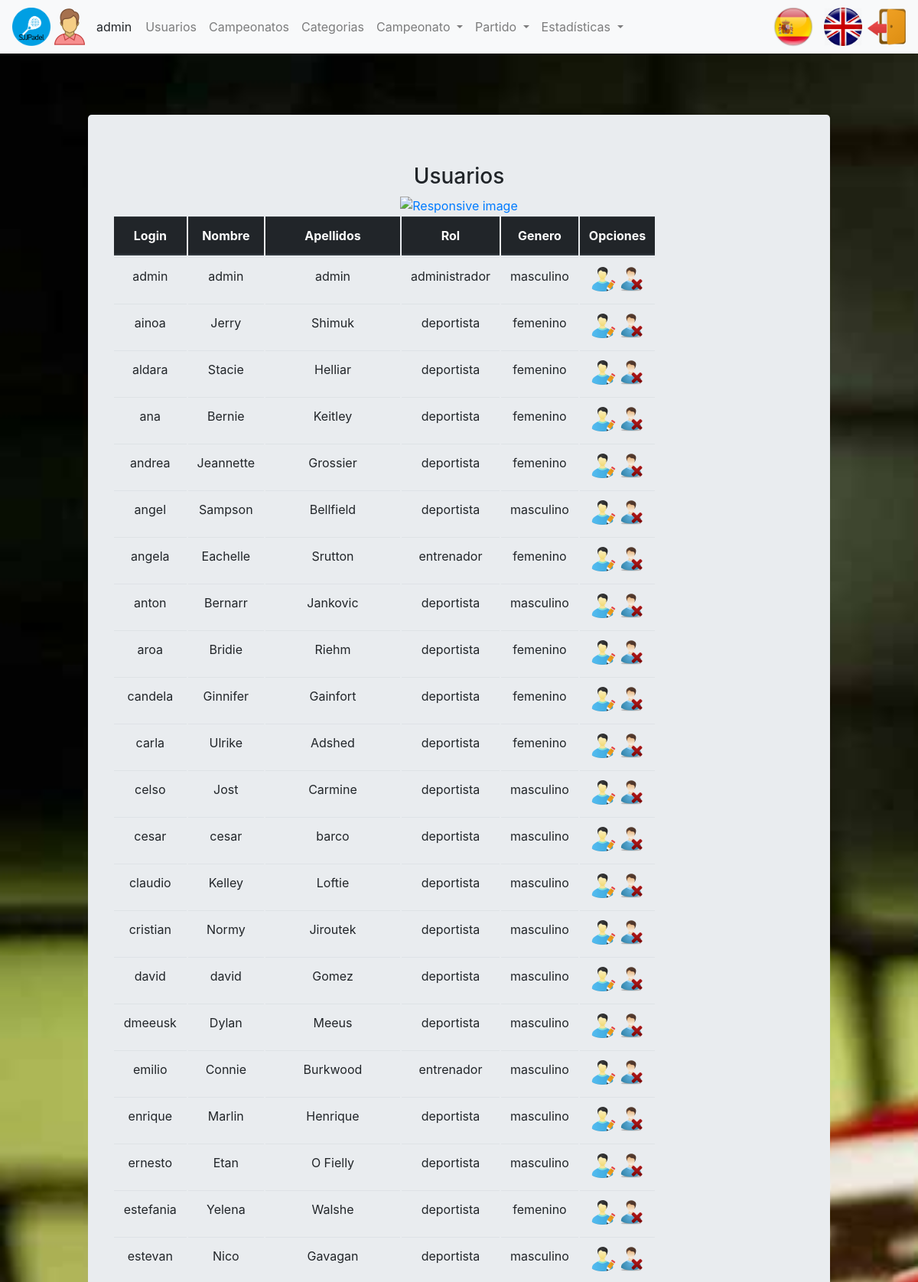
Screenshot of /index.php?controller=users&action=showall (signed in, upper part) with the database file from the repository.
### tables this page shows
CREATE TABLE `usuario` (
  `login` varchar(20) NOT NULL,
  `nombre` varchar(20) NOT NULL,
  `apellidos` varchar(45) DEFAULT NULL,
  `pass` varchar(20) DEFAULT NULL,
  `rol` char(1) DEFAULT NULL,
  `genero` varchar(10) DEFAULT NULL
);

### core/ViewManager.php (called while the page is built, shortened)
<?php
class ViewManager
{
    private $fragmentContents = array();
    private $variables = array();
    private $currentFragment = self::DEFAULT_FRAGMENT;
    private $layout = "default";
    private function saveCurrentFragment()
    {
        $this->fragmentContents[$this->currentFragment] .= ob_get_contents();
    }
    public function moveToFragment($name)
    {
        $this->currentFragment = $name;
    }
    public function getFragment($fragment, $default = "")
    {
        if (! isset($this->fragmentContents[$fragment])) {
            return $default;
        }
        return $this->fragmentContents[$fragment];
    }
    public function setVariable($varname, $value, $flash = false)
    {
        $this->variables[$varname] = $value;
    }
    public function getVariable($varname, $default = NULL)
    {
        if (! isset($this->variables[$varname])) {
            return $default;
        }
        return $this->variables[$varname];
    }
    public function render($controller, $viewname)
    {
        include (__DIR__ . "/../view/$controller/$viewname.php");
        $this->renderLayout();
    }
    private function renderLayout()
    {
        include (__DIR__ . "/../view/layouts/" . $this->layout . ".php");
    }
    private static $viewmanager_singleton = NULL;
    public static function getInstance()
    {
        if (self::$viewmanager_singleton == null) {
            self::$viewmanager_singleton = new ViewManager();
        }
        return self::$viewmanager_singleton;
    }
}

### controller/UsersController.php (called while the page is built, shortened)
<?php
require_once (__DIR__ . "/../core/ViewManager.php");
require_once (__DIR__ . "/../core/I18n.php");
require_once (__DIR__ . "/../model/User.php");
require_once (__DIR__ . "/../model/UserMapper.php");
require_once (__DIR__ . "/../controller/BaseController.php");
class UsersController extends BaseController
{
    public function __construct()
    {
        parent::__construct();
    }
    public function showall()
    {
        $userMapper = new UserMapper();
        $usuarios = $userMapper->getUsuarios();
        $this->view->setVariable("usuarios", $usuarios);
        $this->view->render("users", "showall");
    }
}

### index.php (called while the page is built, shortened)
<?php
function run()
{
    try {
        $controller = loadController($_GET["controller"]);
        $actionName = $_GET["action"];
        $controller->$actionName();
    } catch (Exception $ex) {
        die("An exception occured!!!!!" . $ex->getMessage());
    }
}
function loadController($controllerName)
{
    return new $controllerClassName();
}
run();
?>

### core/I18n.php (called while the page is built, shortened)
<?php
class I18n
{
    private $messages;
    public function setLanguage($language)
    {
        $this->messages = $i18n_messages;
    }
    public function i18n($key)
    {
        if (isset($this->messages[$key])) {
            return $this->messages[$key];
        } else {
            return $key;
        }
    }
    private static $i18n_singleton = null;
    public static function getInstance()
    {
        if (self::$i18n_singleton == NULL) {
            self::$i18n_singleton = new I18n();
        }
        return self::$i18n_singleton;
    }
}
function i18n($key)
{
    return I18n::getInstance()->i18n($key);
}

### model/User.php (called while the page is built, shortened)
<?php
class User
{
    private $login;
    private $username;
    private $surname;
    private $rol;
    private $gender;
    public function __construct($login = NULL, $username = NULL, $surname = NULL, $pass = NULL, $rol = NULL, $gender = NULL)
    {
        $this->login = $login;
        $this->username = $username;
        $this->surname = $surname;
        $this->rol = $rol;
        $this->gender = $gender;
    }
    public function getLogin()
    {
        return $this->login;
    }
    public function getUsername()
    {
        return $this->username;
    }
    public function getSurname()
    {
        return $this->surname;
    }
    public function getRol()
    {
        return $this->rol;
    }
    public function getGender()
    {
        return $this->gender;
    }
}

### model/UserMapper.php (called while the page is built, shortened)
<?php
require_once (__DIR__ . "/../core/PDOConnection.php");
class UserMapper
{
    private $db;
    public function __construct()
    {
        $this->db = PDOConnection::getInstance();
    }
    public function getDatos($login)
    {
        $stmt = $this->db->prepare("SELECT * FROM usuario where login=?");
        $stmt->execute(array(
            $login
        ));
        $toret_db = $stmt->fetchAll(PDO::FETCH_ASSOC);
        $user = null;
        foreach ($toret_db as $datos) {
            $user = new User($datos['login'], $datos['nombre'], $datos['apellidos'], $datos['pass'], $datos['rol'], $datos['genero']);
        }
        return $user;
    }
    public function getUsuarios()
    {
        $stmt = $this->db->query("SELECT *
								  FROM   usuario");
        $toret_db = $stmt->fetchAll(PDO::FETCH_ASSOC);
        $users = array();
        foreach ($toret_db as $user) {
            array_push($users, new User($user['login'], $user['nombre'], $user['apellidos'], $user['pass'], $user['rol'], $user['genero']));
        }
        return $users;
    }
}

### core/PDOConnection.php (called while the page is built)
<?php
class PDOConnection
{
    private static $dbhost = "localhost";
    private static $dbname = "sjjpadel";
    private static $dbuser = "abp";
    private static $dbpass = "abp";
    private static $db_singleton = null;
    public static function getInstance()
    {
        if (self::$db_singleton == null) {
            self::$db_singleton = new PDO("mysql:host=" . self::$dbhost . ";dbname=" . self::$dbname . ";charset=utf8",
            self::$dbuser, self::$dbpass, array(
                PDO::ATTR_EMULATE_PREPARES => false,
                PDO::ATTR_ERRMODE => PDO::ERRMODE_EXCEPTION
            ));
        }
        return self::$db_singleton;
    }
}
?>

### controller/BaseController.php (called while the page is built, shortened)
<?php
require_once (__DIR__ . "/../core/ViewManager.php");
require_once (__DIR__ . "/../core/I18n.php");
require_once (__DIR__ . "/../model/User.php");
require_once (__DIR__ . "/../model/UserMapper.php");
class BaseController
{
    public function __construct()
    {
        if (isset($_SESSION["currentuser"])) {
            $userMapper = new UserMapper();
            $datosUser = $userMapper->getDatos($_SESSION["currentuser"]);
        }
    }
}

### view/users/showall.php (the view, shortened to what this page needs)
<?php
require_once (__DIR__ . "/../../core/ViewManager.php");
$view = ViewManager::getInstance();
$usuarios = $view->getVariable("usuarios");
$cabecera = array(
    "Login",
    "Name",
    "Surname",
    "Rol",
    "Gender"
);
?>
<h3><?= i18n("Users"); ?></h3>
<a href="index.php?controller=users&amp;action=add"> <img
	src="images/addUser.png" class="img-fluid" alt="Responsive image">
</a>
<table class="table table-responsive">
	<thead class="thead-dark">
		<tr>
      <?php foreach($cabecera as $valor) { ?>
        <th scope="col">
          <?php echo i18n($valor); ?>
        </th>
      <?php } ?>
      <th scope="col" colspan="2">
        <?= i18n("Options"); ?>
      </th>
		</tr>
	</thead>
	<tbody>
      <?php foreach($usuarios as $user) { ?>
        <tr>
			<td>
              <?php echo $user->getLogin() ; ?>
            </td>
			<td>
              <?php echo $user->getUsername() ; ?>
            </td>
			<td>
              <?php echo $user->getSurname() ; ?>
            </td>
			<td>
              <?php echo i18n($user->getRol()) ; ?>
            </td>
			<td>
              <?php echo i18n($user->getGender()) ; ?>
            </td>
			<td><a
				href="index.php?controller=users&amp;action=edit&amp;login=<?php echo $user->getLogin() ?>">
					<img src="images/editar.png" class="img-fluid"
					alt="Responsive image">
			</a> <a
				href="index.php?controller=users&amp;action=delete&amp;login=<?php echo $user->getLogin() ?>">
					<img src="images/eliminar.png" class="img-fluid"
					alt="Responsive image">
			</a></td>
		<tr>
      <?php } ?>
	</tbody>
</table>

### view/layouts/default.php (shortened to what this page needs)
<?php
$view = ViewManager::getInstance();
$currentuser = $view->getVariable("currentusername");
$currentGender = $view->getVariable("currentGender");
$currentRol = $view->getVariable("currentRol");
?>
<!DOCTYPE html>
<html lang="en">
<head>
<link rel="stylesheet"
	href="https://maxcdn.bootstrapcdn.com/bootstrap/4.0.0/css/bootstrap.min.css"
>
<link rel="stylesheet"
	href="https://use.fontawesome.com/releases/v5.5.0/css/all.css"
>
	<link rel="stylesheet" href="css/style.css" type="text/css">
</head>
<body>
	<div class="contenedor">
		<nav class="navbar navbar-expand-lg navbar-light bg-light">
			<img class="img-circle icono" src="images/icono.png">
		<?php if (isset($currentuser)): ?>
			<img class="icono" src="images/<?php echo $currentGender; ?>.png"> <span
				class="username">
				<?= sprintf(i18n("%s"), $currentuser) ?>
			</span>
		<?php endif ?>
			<div class="collapse navbar-collapse" id="navbarSupportedContent">
				<ul class="navbar-nav mr-auto">
				<?php if($currentRol == 'a'): ?>
					<li class="nav-item"><a class="nav-link"
						href="index.php?controller=users&amp;action=showall"><?= i18n("Users") ?></a>
					</li>
				<?php endif ?>
				<?php if($currentRol == 'a'): ?>
					<li class="nav-item"><a class="nav-link"
						href="index.php?controller=championship&amp;action=showall"><?= i18n("Championships") ?></a>
					</li>
				<?php endif ?>
				<?php if($currentRol == 'a'): ?>
					<li class="nav-item"><a class="nav-link"
						href="index.php?controller=category&amp;action=showall"><?= i18n("Categories") ?></a>
					</li>
				<?php endif ?>
				<?php if($currentRol == 'd' || $currentRol == 'a' || $currentRol == 'e'): ?>
					<li class="nav-item dropdown"><a class="nav-link dropdown-toggle"
						href="#" id="navbarDropdown" role="button" data-toggle="dropdown"
						aria-haspopup="true" aria-expanded="false">
							<?php echo i18n("Championship") ?>
						</a>
						</li>
				<?php endif ?>
				<?php if($currentRol == 'd' || $currentRol == 'a' || $currentRol == 'e'): ?>
					<li class="nav-item dropdown"><a class="nav-link dropdown-toggle"
						href="#" id="navbarDropdown" role="button" data-toggle="dropdown"
						aria-haspopup="true" aria-expanded="false">
							<?php echo i18n("Match") ?>
						</a>
						</li>
					<li class="nav-item dropdown"><a class="nav-link dropdown-toggle"
						href="#" id="navbarDropdown" role="button" data-toggle="dropdown"
						aria-haspopup="true" aria-expanded="false">
							<?php echo i18n("Statistics") ?>
						</a>
						</li>
				<?php endif ?>
				</ul>
			</div>
			<li class="nav-item">
			<?php include(__DIR__."/language_select_element.php"); ?>
		</li>
			<li class="nav-item">
			<?php if (isset($currentuser)): ?>
				<a href="index.php?controller=users&amp;action=logout"> <img
					src="images/salir.png" class="rounded icono"
					alt="Im�genes responsive">
			</a>
				<?php endif ?>
			</li>
		</nav>
		<div class="container">
			<div class="jumbotron">
				<?= $view->getFragment(ViewManager::DEFAULT_FRAGMENT) ?>
			</div>
		</div>
	</div>
</body>
</html>

### css/style.css (style rules this page uses)
body { width: 100%; height: 100%; }
.contenedor { background: url('../images/padel.jpg'); background-size: cover; background-attachment: fixed; }
ul, li { list-style: none; }
.icono { width: 50px; height: 50px; }
table { border-collapse: inherit; }
.container { margin: 0 auto; max-width: 1000px; }
.jumbotron { margin: 80px 0; text-align: center; }
.username { margin-left: 10px; margin-right: 10px; }

### rows the page displays
usuario: genero (picture), login "admin", nombre "admin", apellidos "admin", rol "administrador", genero "masculino"
usuario: login "ainoa", nombre "Jerry", apellidos "Shimuk", rol "deportista", genero "femenino"
usuario: login "aldara", nombre "Stacie", apellidos "Helliar", rol "deportista", genero "femenino"
usuario: login "ana", nombre "Bernie", apellidos "Keitley", rol "deportista", genero "femenino"
usuario: login "andrea", nombre "Jeannette", apellidos "Grossier", rol "deportista", genero "femenino"
usuario: login "angel", nombre "Sampson", apellidos "Bellfield", rol "deportista", genero "masculino"
usuario: login "angela", nombre "Eachelle", apellidos "Srutton", rol "entrenador", genero "femenino"
usuario: login "anton", nombre "Bernarr", apellidos "Jankovic", rol "deportista", genero "masculino"
usuario: login "aroa", nombre "Bridie", apellidos "Riehm", rol "deportista", genero "femenino"
usuario: login "candela", nombre "Ginnifer", apellidos "Gainfort", rol "deportista", genero "femenino"
usuario: login "carla", nombre "Ulrike", apellidos "Adshed", rol "deportista", genero "femenino"
usuario: login "celso", nombre "Jost", apellidos "Carmine", rol "deportista", genero "masculino"
usuario: login "cesar", nombre "cesar", apellidos "barco", rol "deportista", genero "masculino"
usuario: login "claudio", nombre "Kelley", apellidos "Loftie", rol "deportista", genero "masculino"
usuario: login "cristian", nombre "Normy", apellidos "Jiroutek", rol "deportista", genero "masculino"
usuario: login "david", nombre "david", apellidos "Gomez", rol "deportista", genero "masculino"
usuario: login "dmeeusk", nombre "Dylan", apellidos "Meeus", rol "deportista", genero "masculino"
usuario: login "emilio", nombre "Connie", apellidos "Burkwood", rol "entrenador", genero "masculino"
usuario: login "enrique", nombre "Marlin", apellidos "Henrique", rol "deportista", genero "masculino"
usuario: login "ernesto", nombre "Etan", apellidos "O Fielly", rol "deportista", genero "masculino"
usuario: login "estefania", nombre "Yelena", apellidos "Walshe", rol "deportista", genero "femenino"
usuario: login "estevan", nombre "Nico", apellidos "Gavagan", rol "deportista", genero "masculino"

### other values shown
sprintf(i18n("%s"), $currentuser) "admin"
i18n("Users") "Usuarios"
i18n("Championships") "Campeonatos"
i18n("Categories") "Categorias"
i18n("Championship") "Campeonato"
i18n("Match") "Partido"
i18n("Statistics") "Estadísticas"
i18n($valor) "Login"
i18n($valor) "Nombre"
i18n($valor) "Apellidos"
i18n($valor) "Rol"
i18n($valor) "Genero"
i18n("Options") "Opciones"
